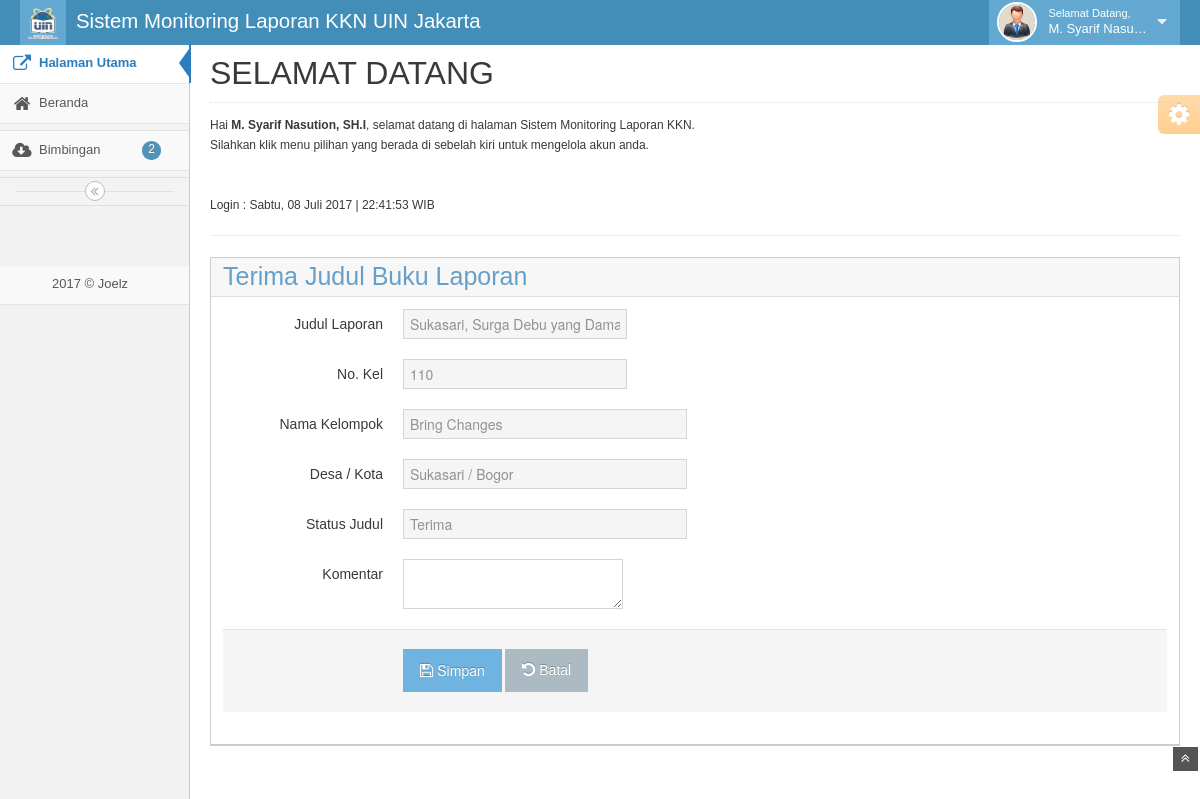
The page /media.php?page=home&act=judulacc&id=10 (signed in) on the database its author committed.
### tables this page shows
CREATE TABLE IF NOT EXISTS `penugasan` (
  `pid` int(11) NOT NULL AUTO_INCREMENT,
  `nkel` varchar(4) NOT NULL,
  `status` enum('0','1','2') NOT NULL DEFAULT '0',
  `id_dosen` int(11) DEFAULT NULL,
  `sTgl` date DEFAULT NULL,
  `judul` varchar(150) DEFAULT NULL,
  `komentar` varchar(300) DEFAULT NULL,
  `statJudul` enum('0','1','2') DEFAULT '0',
  PRIMARY KEY (`pid`)
);

CREATE TABLE IF NOT EXISTS `mahasiswa` (
  `mid` int(15) NOT NULL AUTO_INCREMENT,
  `nkel` varchar(4) NOT NULL,
  `mNama` varchar(50) NOT NULL,
  `mTelp` varchar(15) NOT NULL,
  `mEmail` varchar(50) NOT NULL,
  `mDesaKota` text NOT NULL,
  `username` varchar(100) NOT NULL,
  `password` varchar(100) NOT NULL,
  `mfoto` varchar(100) NOT NULL,
  PRIMARY KEY (`mid`),
  UNIQUE KEY `nkel` (`nkel`)
);

### config/fungsi_indotgl.php (called while the page is built, shortened)
<?php
function getTglIndo($tgl){
	$tanggal = substr($tgl,8,2);
	$bulan = getBulan(substr($tgl,5,2));
	$tahun = substr($tgl,0,4);
	return $tanggal.' '.$bulan.' '.$tahun;
}
function getBulan($bln){
	switch ($bln){
		case 7: return "Juli";break;
	}
}
function getHari($x){
	$hari = array("Minggu","Senin","Selasa","Rabu","Kamis","Jumat","Sabtu");
	return $hari[$x];
}
?>

### home.php (the view, shortened to what this page needs)
<?php
	$hari_s = getHari(date("w"));
	echo "
	<h1 class='page-header'>SELAMAT DATANG</h1>
	<p>Hai <b>$_SESSION[uNama]</b>, selamat datang di halaman Sistem Monitoring Laporan KKN.<br> Silahkan klik menu pilihan yang berada
	di sebelah kiri untuk mengelola akun anda. </p>
	<p>&nbsp;</p>
	<p>Login : $hari_s, ".getTglIndo(date('Y m d'))." | ".date('H:i:s')." WIB</p><hr>";
	if ($_SESSION['uLevel']==3){
		include 'mod/mahasiswa/judul.php';
	}elseif ($_SESSION['uLevel']=='2'){
  		?>
  		<?php
if($_GET[act]=="judulacc"){
$e = mysql_fetch_array(mysql_query("SELECT a.*,b.* FROM penugasan a JOIN mahasiswa b ON a.nkel=b.nkel WHERE a.pid='$_GET[id]'"));
?>
<div class="widget-box">
<div class="widget-header widget-header-flat"><h2 class="smaller">Terima Judul Buku Laporan</h2></div>
<div class="widget-body">
<div class="widget-main">
	<form method="POST" enctype="multipart/form-data" class="form-horizontal">
		<div class="control-group">
			<label class="control-label" for="nim">Judul Laporan</label>
			<div class="controls">
				<input class="input-large" type="text" id="judul" name="judul" value="<?php echo $e[judul];?>" readonly required>
			</div>
		</div>
		<div class="control-group">
			<label class="control-label" for="nim">No. Kel</label>
			<div class="controls">
				<input class="input-large" type="text" id="nim" name="nim" value="<?php echo $e[nkel];?>" readonly required>
			</div>
		</div>
		<div class="control-group">
			<label class="control-label" for="nama">Nama Kelompok</label>
			<div class="controls">
				<input class="input-xlarge" type="text" id="nama" name="nama" value="<?php echo $e[mNama];?>" readonly required>
			</div>
		</div>
		<div class="control-group">
			<label class="control-label" for="nama">Desa / Kota</label>
			<div class="controls">
				<input class="input-xlarge" type="text" id="nama" name="nama" value="<?php echo $e[mDesaKota];?>" readonly required>
			</div>
		</div>
		<div class="control-group">
			<label class="control-label" for="nama">Status Judul</label>
			<div class="controls">
				<input class="input-xlarge" type="text" id="nama" name="nama" value="Terima" readonly required>
			</div>
		</div>
		<div class="control-group">
			<label class="control-label" for="nama">Komentar</label>
			<div class="controls">
				<textarea name="komentar" id="komentar"></textarea>
			</div>
		</div>
		<div class="form-actions">
			<button class="btn btn-info" type="submit" name="simpan">
				<i class="icon-save bigger-110"></i>Simpan
			</button>
			<a class="btn" href="media.php?page=<?php echo $_GET[page];?>">
				<i class="icon-undo bigger-110"></i>Batal
			</a>
		</div>
	</form>
	<?php
	 }
	   ?>
		</div>
		<?php
	}
	?>

### rows shown on the page
penugasan: judul "Sukasari, Surga Debu yang Damai", nim "110", nama "Bring Changes", nama "Sukasari / Bogor"

### other values the page prints
$_CONFIG['appname'] "Sistem Monitoring Laporan KKN UIN Jakarta"
$_SESSION['uNama'] "M. Syarif Nasu…"
$jnkonsul "2"
$_CONFIG['syscopyright'] "Joelz"
$_SESSION[uNama] "M. Syarif Nasution, SH.I"
$hari_s "Sabtu"
